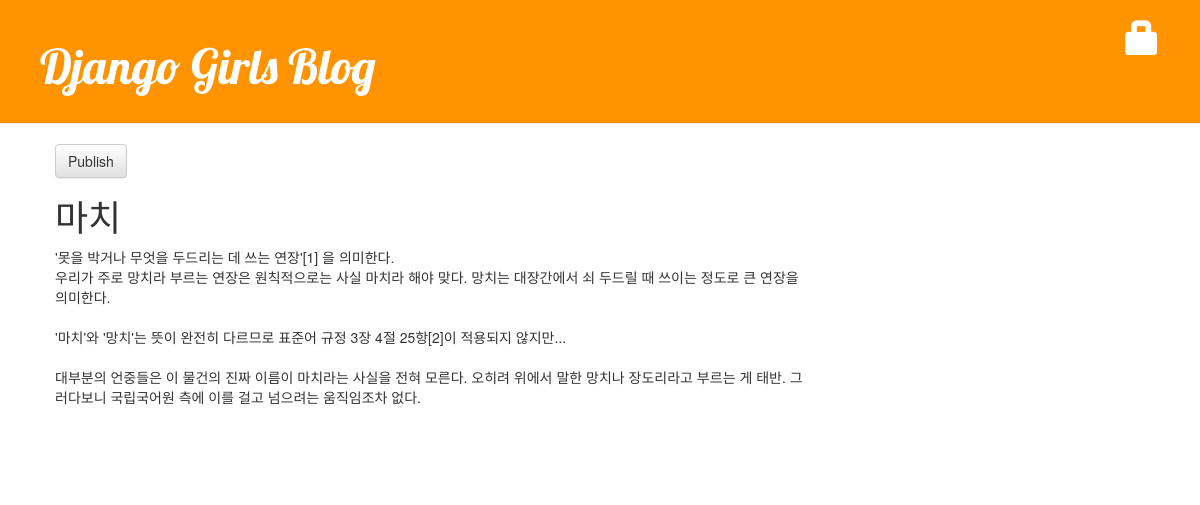
Screenshot of /post/3/ with the database file from the repository.
### blog/models.py (models this page shows, shortened)
class Post(models.Model):
    author = models.ForeignKey('auth.User', on_delete=models.CASCADE)
    title = models.CharField(max_length=200)
    text = models.TextField()
    created_date = models.DateTimeField(default=timezone.now)
    published_date = models.DateTimeField(blank=True, null=True)

### blog/views.py (the view)
# urls.py: url(r'^post/(?P<pk>\d+)/$', views.post_detail, name='post_detail'),
def post_detail(request, pk):
    post = get_object_or_404(Post, pk=pk)
    return render(request, 'blog/post_detail.html', {'post': post})

### blog/templates/blog/post_detail.html (shortened to what this page needs)
{% extends 'blog/base.html' %}
{% block content %}
    <div class="post">
        {% if post.published_date %}
            <div class="date">
                {{ post.published_date }}
            </div>
        {% else %}
            <a href="{% url 'post_publish' pk=post.pk %}" class="btn btn-default">Publish</a>
        {% endif %}
        <h1>{{ post.title }}</h1>
        <p>{{ post.text|linebreaksbr }}</p>
    </div>
{% endblock %}

### blog/static/css/blog.css (style rules this page uses)
h1, h2, h3, h4 { font-family: 'Lobster', cursive; }
.post { margin-bottom: 70px; }

### rows the page displays
Post: title "마치", text "'못을 박거나 무엇을 두드리는 데 쓰는 연장'[1] 을 의미한다. 우리가 주로 망치라 부르는 연장은 원칙적으로는 사실 마치라 해야 맞다. 망치는 대장간에서 쇠 두드릴 때 쓰이는 정도로 큰 연장을 의미한다. '마치'와 '망치'는 뜻이 완전히 다르므로 표준어 규정 3장 4절 25항[2]이 적용되지 않지만... 대부분의 언중들은 이 물건의 진짜 이름이 마치라는 사실을 전혀 모른다. 오히려 위에서 말한 망치나 장도리라고 부르는 게 태반. 그러다보니 국립국어원 측에 이를 걸고 넘으려는 움직임조차 없다."
